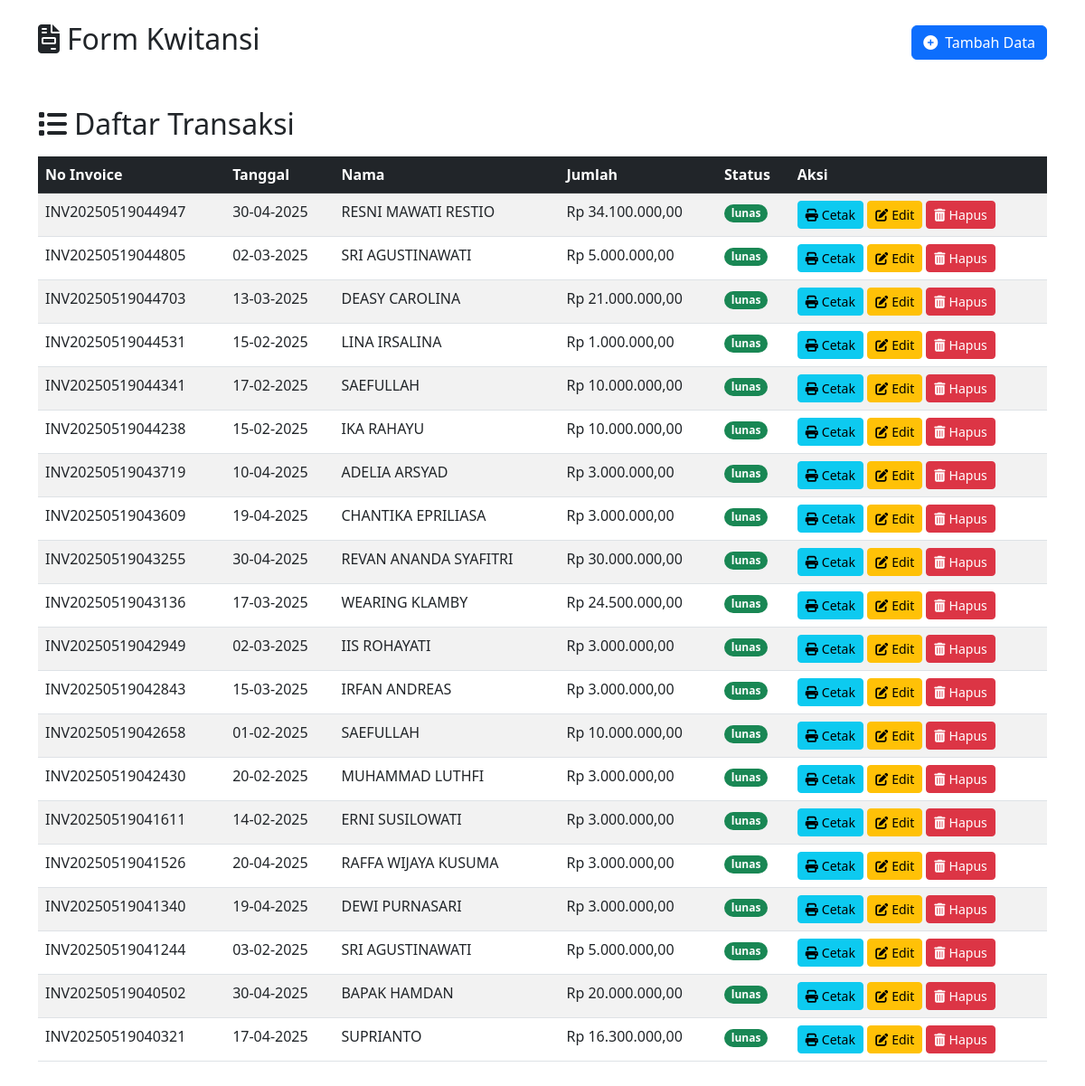
The app's page /index2.php with its own data.
### tables this page shows
CREATE TABLE `transaksi` (
  `id` int NOT NULL AUTO_INCREMENT,
  `no_invoice` varchar(50) NOT NULL,
  `tanggal` date NOT NULL,
  `nama` varchar(100) NOT NULL,
  `keterangan` text,
  `jumlah` decimal(15,2) NOT NULL,
  `status` enum('lunas','belum lunas') NOT NULL DEFAULT 'belum lunas',
  PRIMARY KEY (`id`)
);

### index2.php (the view, shortened to what this page needs)
<?php include 'db.php'; ?>
<!DOCTYPE html>
<html lang="id">
<head>
    <link href="https://cdn.jsdelivr.net/npm/bootstrap@5.3.0/dist/css/bootstrap.min.css" rel="stylesheet">
    <link rel="stylesheet" href="https://cdnjs.cloudflare.com/ajax/libs/font-awesome/6.4.0/css/all.min.css">
</head>
<body class="container py-4">
    <div class="d-flex justify-content-between align-items-center mb-4">
        <h2><i class="fas fa-file-invoice me-2"></i>Form Kwitansi</h2>
        <button type="button" class="btn btn-primary" id="btn-tambah">
            <i class="fas fa-plus-circle me-2"></i>Tambah Data
        </button>
    </div>
    <h2 class="mt-5 mb-3"><i class="fas fa-list me-2"></i>Daftar Transaksi</h2>
    <div class="table-responsive">
        <table class="table table-striped table-hover">
            <thead class="table-dark">
                <tr>
                    <th>No Invoice</th>
                    <th>Tanggal</th>
                    <th>Nama</th>
                    <th>Jumlah</th>
                    <th>Status</th>
                    <th>Aksi</th>
                </tr>
            </thead>
            <tbody>
                <?php
                $query = mysqli_query($koneksi, "SELECT * FROM transaksi ORDER BY id DESC");
                while ($data = mysqli_fetch_assoc($query)) {
                    echo "<tr>
                        <td>{$data['no_invoice']}</td>
                        <td>" . date('d-m-Y', strtotime($data['tanggal'])) . "</td>
                        <td>{$data['nama']}</td>
                        <td>Rp " . number_format($data['jumlah'], 2, ',', '.') . "</td>
                        <td><span class='badge rounded-pill " . ($data['status'] == 'lunas' ? 'bg-success' : 'bg-warning') . "'>{$data['status']}</span></td>
                        <td>
                            <a class='btn btn-sm btn-info' href='cetak.php?id={$data['id']}' target='_blank'>
                                <i class='fas fa-print me-1'></i>Cetak
                            </a>
                            <button class='btn btn-sm btn-warning' onclick='editTransaksi({$data['id']})'>
                                <i class='fas fa-edit me-1'></i>Edit
                            </button>
                            <button class='btn btn-sm btn-danger' onclick='konfirmasiHapus({$data['id']})'>
                                <i class='fas fa-trash-alt me-1'></i>Hapus
                            </button>
                        </td>
                    </tr>";
                }
                ?>
            </tbody>
        </table>
    </div>
</body>
</html>

### records on screen
transaksi: no_invoice "INV20250519044947", tanggal "30-04-2025", nama "RESNI MAWATI RESTIO", jumlah "34.100.000,00", status "lunas"
transaksi: no_invoice "INV20250519044805", tanggal "02-03-2025", nama "SRI AGUSTINAWATI", jumlah "5.000.000,00", status "lunas"
transaksi: no_invoice "INV20250519044703", tanggal "13-03-2025", nama "DEASY CAROLINA", jumlah "21.000.000,00", status "lunas"
transaksi: no_invoice "INV20250519044531", tanggal "15-02-2025", nama "LINA IRSALINA", jumlah "1.000.000,00", status "lunas"
transaksi: no_invoice "INV20250519044341", tanggal "17-02-2025", nama "SAEFULLAH", jumlah "10.000.000,00", status "lunas"
transaksi: no_invoice "INV20250519044238", tanggal "15-02-2025", nama "IKA RAHAYU", jumlah "10.000.000,00", status "lunas"
transaksi: no_invoice "INV20250519043719", tanggal "10-04-2025", nama "ADELIA ARSYAD", jumlah "3.000.000,00", status "lunas"
transaksi: no_invoice "INV20250519043609", tanggal "19-04-2025", nama "CHANTIKA EPRILIASA", jumlah "3.000.000,00", status "lunas"
transaksi: no_invoice "INV20250519043255", tanggal "30-04-2025", nama "REVAN ANANDA SYAFITRI", jumlah "30.000.000,00", status "lunas"
transaksi: no_invoice "INV20250519043136", tanggal "17-03-2025", nama "WEARING KLAMBY", jumlah "24.500.000,00", status "lunas"
transaksi: no_invoice "INV20250519042949", tanggal "02-03-2025", nama "IIS ROHAYATI", jumlah "3.000.000,00", status "lunas"
transaksi: no_invoice "INV20250519042843", tanggal "15-03-2025", nama "IRFAN ANDREAS", jumlah "3.000.000,00", status "lunas"
transaksi: no_invoice "INV20250519042658", tanggal "01-02-2025", nama "SAEFULLAH", jumlah "10.000.000,00", status "lunas"
transaksi: no_invoice "INV20250519042430", tanggal "20-02-2025", nama "MUHAMMAD LUTHFI", jumlah "3.000.000,00", status "lunas"
transaksi: no_invoice "INV20250519041611", tanggal "14-02-2025", nama "ERNI SUSILOWATI", jumlah "3.000.000,00", status "lunas"
transaksi: no_invoice "INV20250519041526", tanggal "20-04-2025", nama "RAFFA WIJAYA KUSUMA", jumlah "3.000.000,00", status "lunas"
transaksi: no_invoice "INV20250519041340", tanggal "19-04-2025", nama "DEWI PURNASARI", jumlah "3.000.000,00", status "lunas"
transaksi: no_invoice "INV20250519041244", tanggal "03-02-2025", nama "SRI AGUSTINAWATI", jumlah "5.000.000,00", status "lunas"
transaksi: no_invoice "INV20250519040502", tanggal "30-04-2025", nama "BAPAK HAMDAN", jumlah "20.000.000,00", status "lunas"
transaksi: no_invoice "INV20250519040321", tanggal "17-04-2025", nama "SUPRIANTO", jumlah "16.300.000,00", status "lunas"
